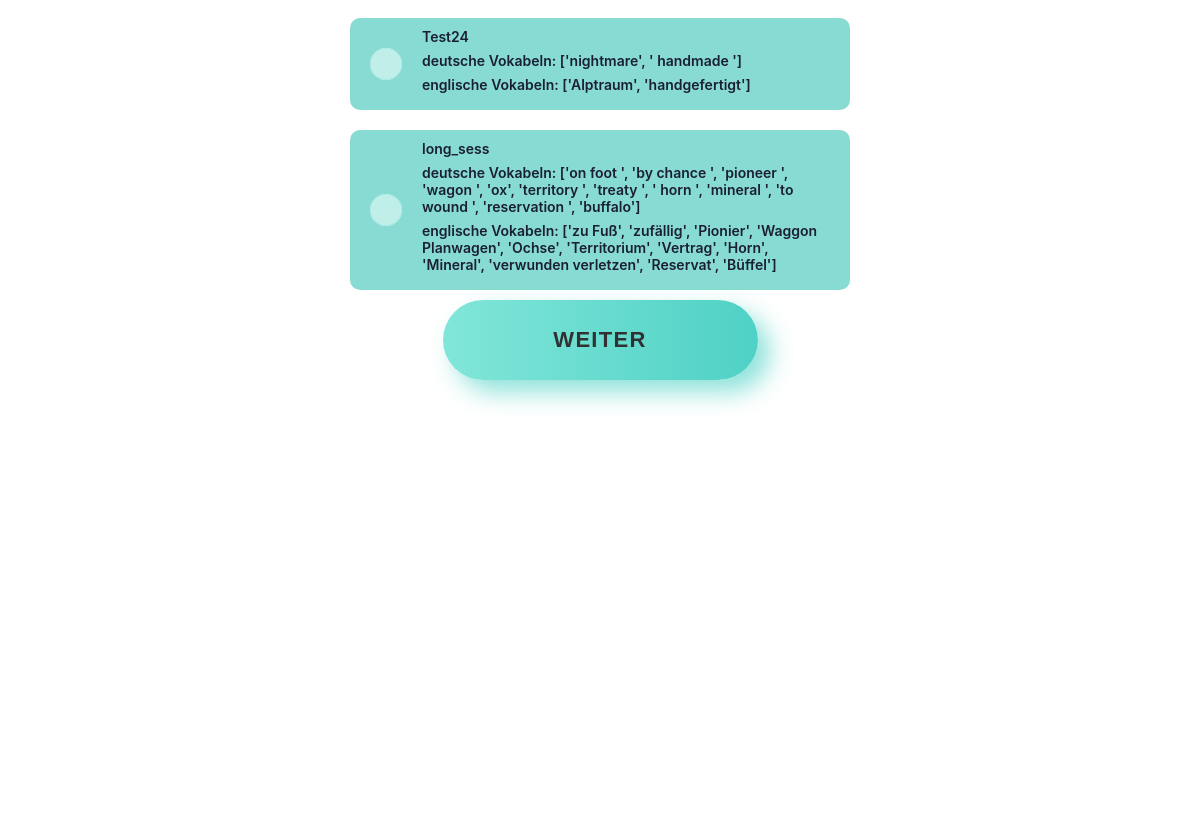
Before: /abfrage/gespeichert/ (signed in, middle part) with the older database file.
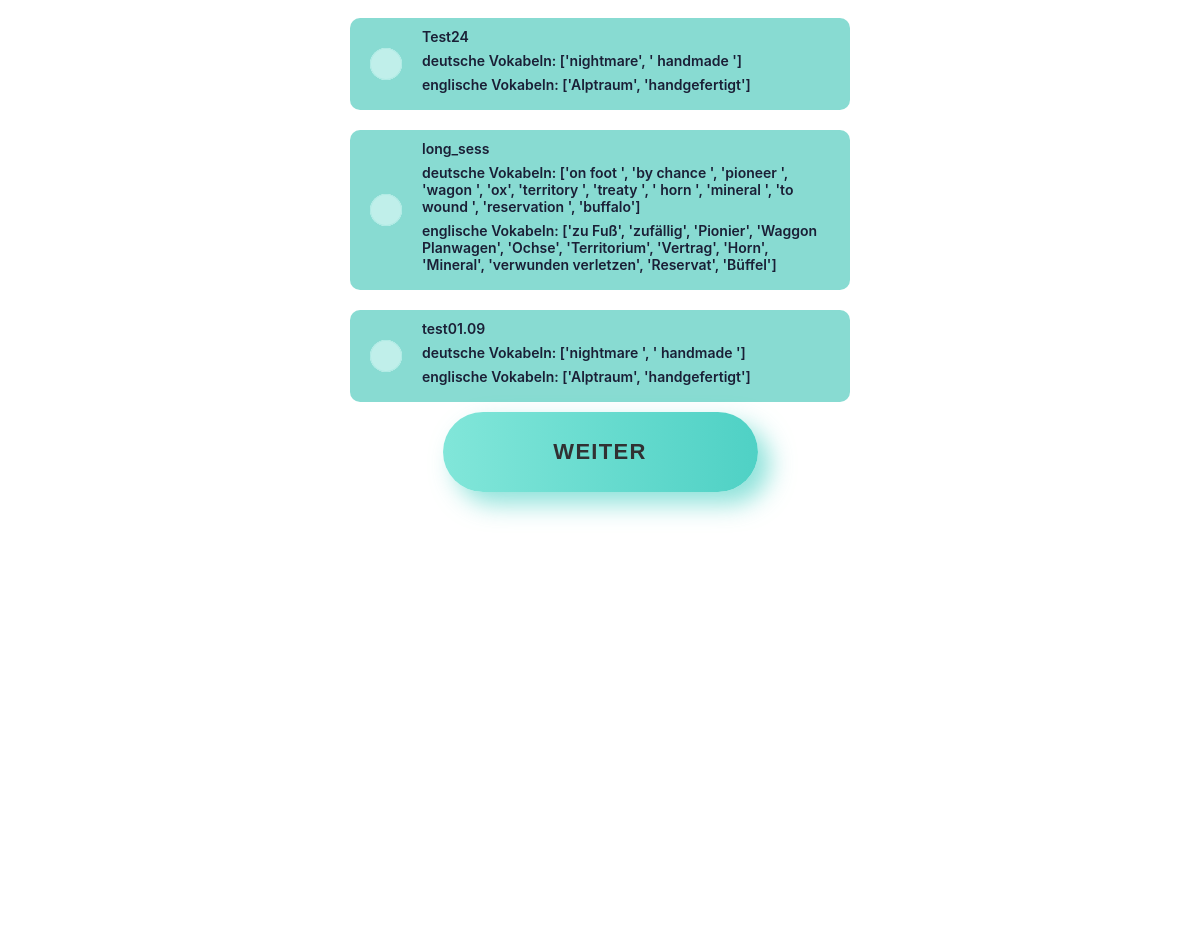
After: the same page with the newer database file.
### accounts/models.py (models this page shows, shortened)
class VocabularySets(models.Model):
    title = models.CharField(max_length=45)
    vocEn = models.TextField()
    vocDe = models.TextField()
    user = models.ForeignKey(User, unique=False, on_delete=models.CASCADE)

### interrogations/views.py (the view)
# urls.py: path("gespeichert/", views.gespeichert),
def gespeichert(request):
    saved_voc_data = VocabularySets.objects.filter(user=request.user)
    saved_voc = {"savedVocabulary": saved_voc_data}
    return render(request, "saved-vocabulary.html", saved_voc)

### interrogations/templates/interrogations/saved-vocabulary.html (shortened to what this page needs)
{% extends 'base-layout.html' %}
{% block content %}
<form action="/abfrage/gespeicherte_abfrage/" method="post" id="form">
    {% for VocabularySet in savedVocabulary %}
    <div class="center-div">
        <div class="checkbox-box">
            <div class="vertical-center-div">
                <input class="inside-checkbox-box" type="checkbox" id="checkbox" value="{{ VocabularySet.vocEn }}
                {{  VocabularySet.vocDe }}" name="group[]">
                <label class="inside-checkbox-box" for="checkbox" >
                    <label class="checkbox-text">{{ VocabularySet.title}}</label>
                    <label class="checkbox-text" id="devoc">
                        deutsche Vokabeln: {{ VocabularySet.vocEn }}
                    </label>
                    <label class="checkbox-text" id="envoc">
                        englische Vokabeln: {{  VocabularySet.vocDe }}
                    </label>
                </label>
            </div>
        </div>
    </div>
    {% endfor %}
    <div class="center-div">
        <button type="submit" class="outside-box-button submit-button" id="submit-button">WEITER</button>
    </div>
</form>
{% endblock %}

Changed rows visible on the page:
added VocabularySets: title "test01.09", vocEn "['nightmare ', ' handmade ']", vocDe "['Alptraum', 'handgefertigt']"
